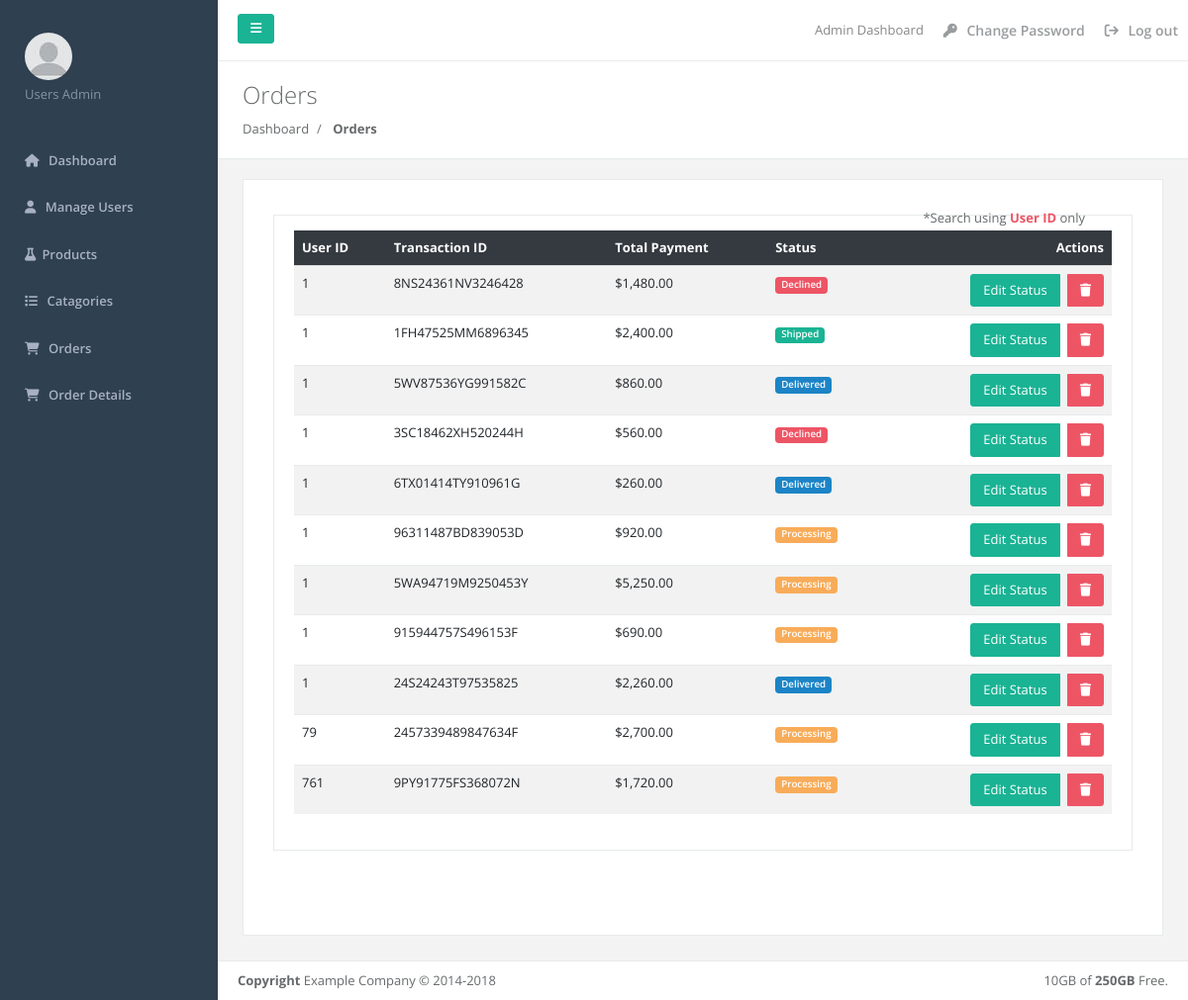
The app's page /admin/orders.php, older data.
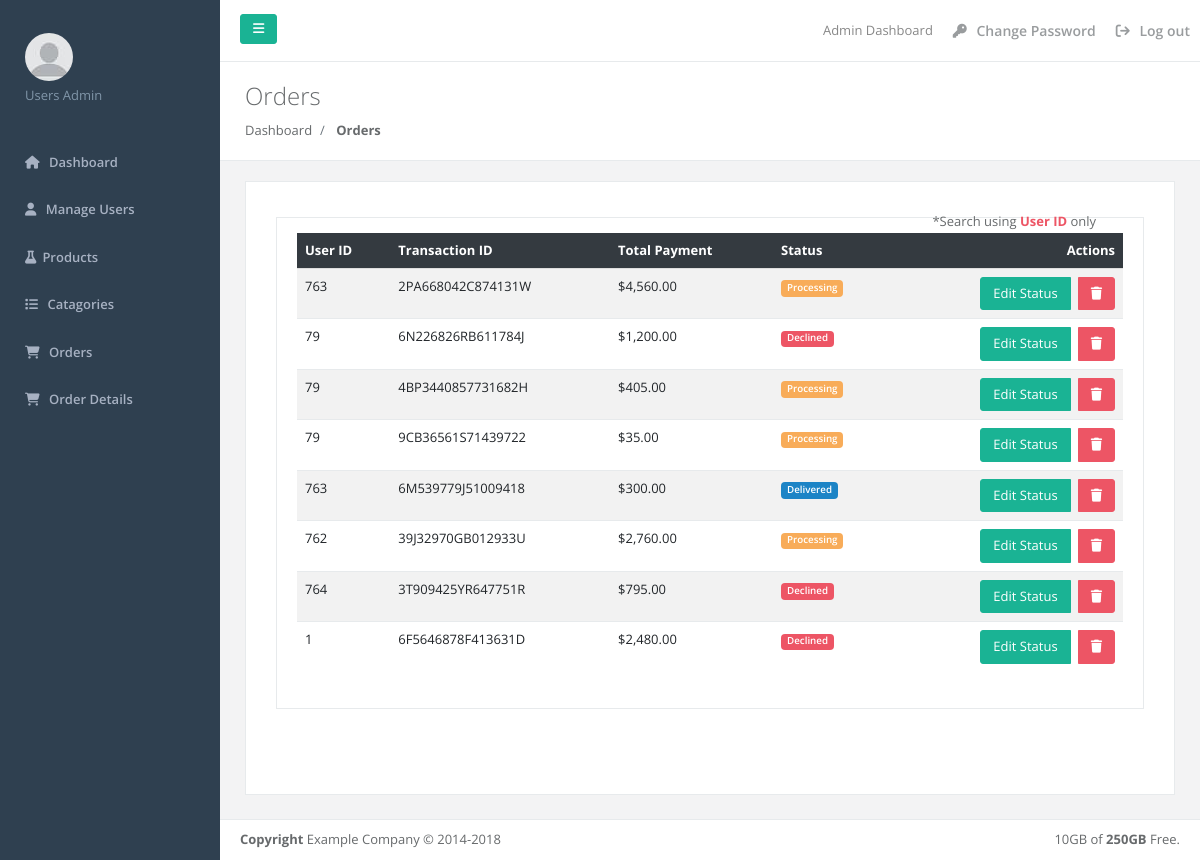
The same page, newer data.
### tables this page shows
CREATE TABLE IF NOT EXISTS `order` (
  `id` bigint NOT NULL AUTO_INCREMENT,
  `user_id` bigint NOT NULL,
  `transaction_id` varchar(255) NOT NULL,
  `total` bigint NOT NULL,
  `status` tinyint(1) NOT NULL,
  `created_at` timestamp(6) NOT NULL,
  PRIMARY KEY (`id`)
);

### admin/orders.php (the view, shortened to what this page needs)
<?php
include('connection.php');
include('common/header.php');
$sql = "SELECT * FROM `order`";
$result = $conn->query($sql);
?>
<body>
    <div id="wrapper">
        <?php
        include('common/sidenav.php');
        ?>
        <div id="page-wrapper" class="gray-bg">
            <div class="row border-bottom">
                <?php
                include('common/topnav.php');
                ?>
            </div>
            <div class="row wrapper border-bottom white-bg page-heading position-relative">
                <div class="col-lg-8 col-sm-8 col-xs-8">
                    <h2> Orders </h2>
                    <ol class="breadcrumb">
                        <li class="breadcrumb-item">
                            <a href="#">Dashboard</a>
                        </li>
                        <li class="breadcrumb-item active">
                            <strong> Orders </strong>
                        </li>
                    </ol>
                </div>
            </div>
            <div class="wrapper wrapper-content animated fadeInRight">
                <div class="row">
                    <div class="col-lg-12">
                        <div class="ibox">
                            <div class="ibox-content">
                                <div class="wrapper wrapper-content animated fadeInRight ecommerce">
                                    <div class="row">
                                        <div class="col-lg-12">
                                            <div class="ibox bg-gray">
                                                <div class="ibox-content">
                                                    <table id="myTable" class="table table-striped" style="width:100%; position: relative;">
                                                        <div style="position: absolute; right: 7%; top: -1%;">
                                                            <span>*Search using <b class="text-danger">User ID</b> only</span>
                                                        </div>
                                                        <thead class="bg-dark text-white">
                                                            <tr>
                                                                <th>User ID</th>
                                                                <th>Transaction ID</th>
                                                                <th>Total Payment</th>
                                                                <th>Status</th>
                                                                <th class="text-right">Actions</th>
                                                            </tr>
                                                        </thead>
                                                        <tbody>
                                                            <?php
                                                            while ($row = $result->fetch_assoc()) {
                                                            ?>
                                                                <tr>
                                                                    <td><?php echo $row['user_id']; ?></td>
                                                                    <td><?php echo $row['transaction_id']; ?></td>
                                                                    <td>$<?php echo number_format($row['total'], 2); ?></td>
                                                                    <?php
                                                                    if ($row['status'] == '0') { ?>
                                                                        <td><span class='badge badge-warning'>Processing</span></td>
                                                                    <?php } else if ($row['status'] == '1') { ?>
                                                                        <td><span class='badge badge-primary'>Shipped</span></td>
                                                                    <?php } else if ($row['status'] == '2') { ?>
                                                                        <td><span class='badge badge-success'>Delivered</span></td>
                                                                    <?php } else if ($row['status'] == '3') { ?>
                                                                        <td><span class='badge badge-danger'>Declined</span></td>
                                                                    <?php } ?>
                                                                    <td class='text-right'>
                                                                        <div class='btn-group'>
                                                                            <button type='button' class='btn btn-primary mx-2' data-bs-toggle='modal' data-bs-target='#editStatusModal<?php echo $row['id']; ?>'>
                                                                                Edit Status
                                                                            </button>
                                                                            <a class='btn btn-danger' href='deleteorder.php?id=<?php echo $row['id']; ?>'><i class="fa-solid fa-trash"></i></a>
                                                                        </div>
                                                                    </td>
                                                                </tr>
                                                            <?php } ?>
                                                        </tbody>
                                                    </table>
                                                </div>
                                            </div>
                                        </div>
                                    </div>
                                </div>
                            </div>
                        </div>
                    </div>
                </div>
            </div>
            <?php
            include('common/footer.php');
            ?>
        </div>
    </div>
</body>
<link rel="stylesheet" href="https://cdnjs.cloudflare.com/ajax/libs/font-awesome/6.6.0/css/all.min.css">
</html>

### admin/common/header.php (shortened to what this page needs)
<!DOCTYPE html>
<html>
<head>
    <link href="admin_assets/css/bootstrap.min.css" rel="stylesheet">
    <link href="admin_assets/font-awesome/css/font-awesome.css" rel="stylesheet">
    <link href="admin_assets/css/plugins/toastr/toastr.min.css" rel="stylesheet">
    <link href="admin_assets/js/plugins/gritter/jquery.gritter.css" rel="stylesheet">
    <link href="admin_assets/css/animate.css" rel="stylesheet">
    <link href="admin_assets/css/style.css" rel="stylesheet">
    <link href="https://cdnjs.cloudflare.com/ajax/libs/font-awesome/6.0.0-beta3/css/all.min.css" rel="stylesheet" />
    <link href="https://cdn.datatables.net/1.11.5/css/dataTables.bootstrap5.min.css" rel="stylesheet">
</head>

### admin/common/sidenav.php (shortened to what this page needs)
<nav class="navbar-default navbar-static-side" role="navigation">
    <div class="sidebar-collapse">
        <ul class="nav metismenu" id="side-menu">
            <li class="nav-header">
                <div class="dropdown profile-element">
                    <img alt="image" class="rounded-circle" src="admin_assets/img/profile_small.jpg" />
                    <a data-toggle="dropdown" class="dropdown-toggle" href="#">
                        <span class="text-muted text-xs block">Users Admin</span>
                    </a>
                </div>
            </li>
            <li>
                <a href="dashboard.php"><i class="fa-solid fa-house"></i> <span class="nav-label">Dashboard</span></a>
            </li>
            <li>
                <a href="users.php"><i class="fa fa-user"></i> <span class="nav-label">Manage Users</span></a>
            </li>
            <li>
                <a href="products.php"><i class="fa fa-flask"></i><span class="nav-label">Products</span></a>
            </li>
            <li>
                <a href="catagories.php"><i class="fa fa-list"></i> <span class="nav-label"> Catagories</span></a>
            </li>
            <li>
                <a href="orders.php"><i class="fa fa-shopping-cart"></i> <span class="nav-label"> Orders</span></a>
            </li>
            <li>
                <a href="order_items.php"><i class="fa fa-shopping-cart"></i> <span class="nav-label">Order Details</span></a>
            </li>
        </ul>
    </div>
</nav>
<link rel="stylesheet" href="https://cdnjs.cloudflare.com/ajax/libs/font-awesome/6.6.0/css/all.min.css">

### admin/common/topnav.php (shortened to what this page needs)
<nav class="navbar navbar-static-top white-bg" role="navigation" style="margin-bottom: 0">
    <div class="navbar-header">
        <a class="navbar-minimalize minimalize-styl-2 btn btn-primary " href="#"><i class="fa fa-bars"></i> </a>
    </div>
    <ul class="nav navbar-top-links navbar-right">
        <li>
            <span class="m-r-sm text-muted welcome-message">Admin Dashboard</span>
        </li>
        <li>
            <a href="#" data-toggle="modal" data-target="#changePasswordModal">
                <i class="fa fa-key"></i> Change Password
            </a>
        </li>
        <li>
            <a href="logout.php">
                <i class="fa fa-sign-out"></i> Log out
            </a>
        </li>
    </ul>
</nav>

### admin/common/footer.php
<div class="footer">
                <div class="float-right">
                    10GB of <strong>250GB</strong> Free.
                </div>
                <div>
                    <strong>Copyright</strong> Example Company &copy; 2014-2018
                </div>
            </div>

Row changes from the older to the newer data that the page shows:
removed order: user "1", transaction "8NS24361NV3246428", total "1,480.00", status "Declined"
removed order: user "1", transaction "1FH47525MM6896345", total "2,400.00", status "Shipped"
removed order: user "1", transaction "5WV87536YG991582C", total "860.00", status "Delivered"
removed order: user "1", transaction "3SC18462XH520244H", total "560.00", status "Declined"
removed order: user "1", transaction "6TX01414TY910961G", total "260.00", status "Delivered"
removed order: user "1", transaction "96311487BD839053D", total "920.00", status "Processing"
removed order: user "1", transaction "5WA94719M9250453Y", total "5,250.00", status "Processing"
removed order: user "1", transaction "915944757S496153F", total "690.00", status "Processing"
removed order: user "1", transaction "24S24243T97535825", total "2,260.00", status "Delivered"
removed order: user "79", transaction "2457339489847634F", total "2,700.00", status "Processing"
removed order: user "761", transaction "9PY91775FS368072N", total "1,720.00", status "Processing"
added order: user "763", transaction "2PA668042C874131W", total "4,560.00", status "Processing"
added order: user "79", transaction "6N226826RB611784J", total "1,200.00", status "Declined"
added order: user "79", transaction "4BP3440857731682H", total "405.00", status "Processing"
added order: user "79", transaction "9CB36561S71439722", total "35.00", status "Processing"
added order: user "763", transaction "6M539779J51009418", total "300.00", status "Delivered"
added order: user "762", transaction "39J32970GB012933U", total "2,760.00", status "Processing"
added order: user "764", transaction "3T909425YR647751R", total "795.00", status "Declined"
added order: user "1", transaction "6F5646878F413631D", total "2,480.00", status "Declined"
